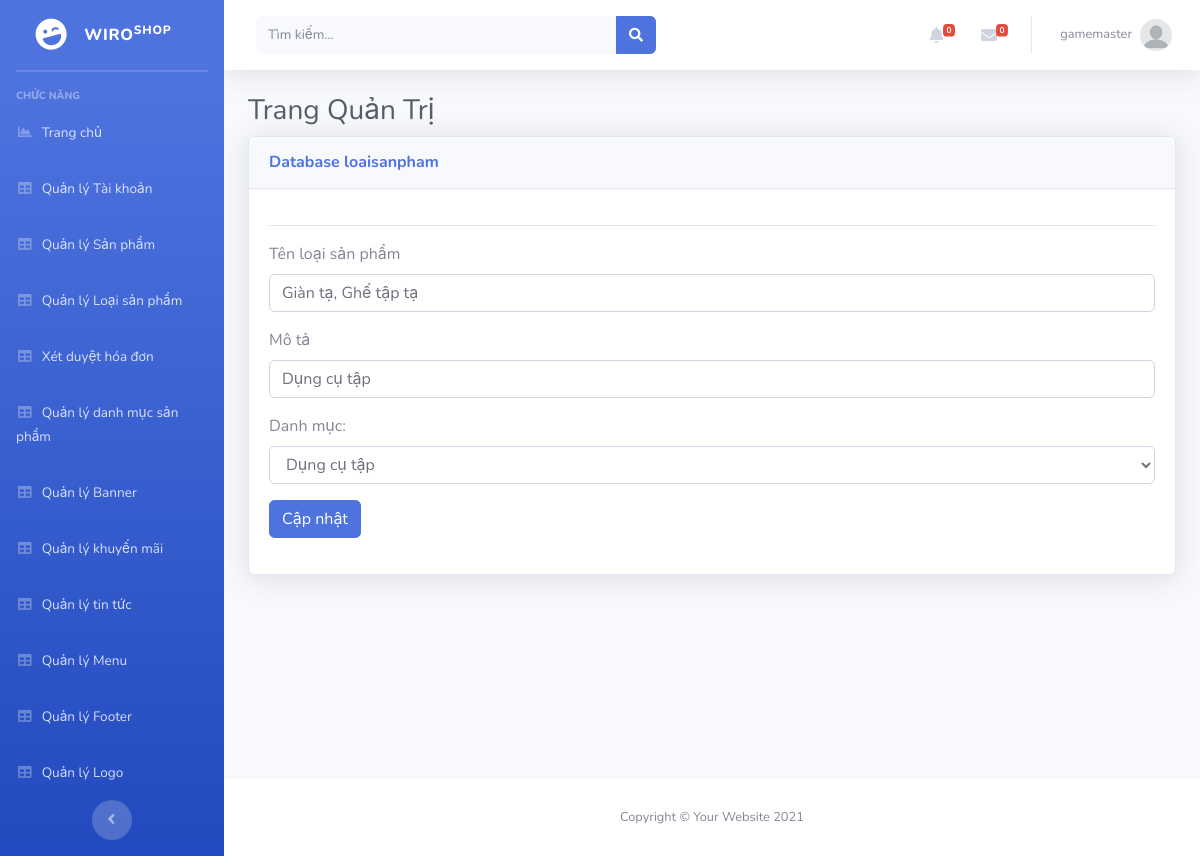
Screenshot of /Admin/index.php?mod=loaisanpham&act=edit&id=56 (signed in) with the database file from the repository.
### tables this page shows
CREATE TABLE `loaisanpham` (
  `MaLSP` int(11) NOT NULL,
  `TenLSP` varchar(70) NOT NULL,
  `HinhAnh` varchar(200) NOT NULL,
  `Mota` varchar(200) NOT NULL,
  `MaDM` int(11) NOT NULL
);

CREATE TABLE `danhmuc` (
  `MaDM` int(11) NOT NULL,
  `TenDM` varchar(255) DEFAULT NULL,
  `IconDM` varchar(30) NOT NULL
);

### Admin/MVC/controllers/LoaisanphamController.php (called while the page is built, shortened)
<?php
require_once("MVC/Models/loaisanpham.php");
class LoaisanphamController
{
	var $loaisanpham_model;
	function __construct()
	{
		$this->loaisanpham_model = new loaisanpham();
	}
	public function edit()
	{
		$id = isset($_GET['id']) ? $_GET['id'] : 5;
		$data_detail = $this->loaisanpham_model->find($id);
		$data = $this->loaisanpham_model->danhmuc();
		require_once("MVC/Views/Admin/index.php");
	}
}

### Admin/MVC/Models/connection.php (called while the page is built, shortened)
<?php
    class Connection{
        function __construct()
        {
            $severname ="localhost";
            $username ="root";
            $password ="";
            $db_name ="wiroshop";
            $this->conn = new mysqli($severname,$username,$password,$db_name);
        }
    }
?>

### Admin/MVC/Models/model.php (called while the page is built, shortened)
<?php
require_once("connection.php");
class Model
{
    var $conn;
    var $table;
    var $contens;
    function __construct()
    {
        $conn_obj = new Connection();
        $this->conn = $conn_obj->conn;
    }
    function find($id)
    {
        $query = "select * from $this->table where $this->contens = $id";
         return $this->conn->query($query)->fetch_assoc();
    }
}

### Admin/MVC/Models/loaisanpham.php (called while the page is built, shortened)
<?php
require_once("model.php");
class loaisanpham extends Model
{
    function danhmuc(){
        $query = "select * from danhmuc ";
        require("result.php");
        return $data;
    }
}

### Admin/MVC/Models/result.php (called while the page is built)
<?php
$result = $this->conn->query($query);
$data = array();
while ($row = $result->fetch_assoc()) {
    $data[] = $row;
}
?>

### Admin/MVC/Views/loaisanpham/edit.php (the view, shortened to what this page needs)
<hr>
<table class="table table-bordered" id="dataTable" width="100%" cellspacing="0">
    <form action="?mod=loaisanpham&act=update" method="POST" role="form" enctype="multipart/form-data">
        <div class="form-group">
            <label for="">Tên loại sản phẩm</label>
            <input type="text" class="form-control" id="" placeholder="" name="TenLSP" value="<?=$data_detail['TenLSP'] ?>">
        </div>
        <div class="form-group">
            <label for="">Mô tả</label>
            <input type="text" class="form-control" id="" placeholder="" name="MoTa"  value="<?=$data_detail['Mota'] ?>">
        </div>
        <div class="form-group">
            <label for="cars">Danh mục: </label>
            <select id="" name="MaDM" class="form-control">
                <?php foreach ($data as $row) { ?>
                    <option <?= ($data_detail['MaDM'] == $row['MaDM'] ) ? 'selected' : '' ?> value="<?= $row['MaDM'] ?>"> <?=$row['TenDM']?></option>
                <?php } ?>
            </select>
        </div>
        <button type="submit" class="btn btn-primary">Cập nhật</button>
    </form>
</table>

### rows the page displays
loaisanpham: TenLSP "Giàn tạ, Ghế tập tạ", MoTa "Dụng cụ tập", MaDM "Dụng cụ tập"

### other values shown
$_SESSION['login']['TaiKhoan'] "gamemaster"
$mod "loaisanpham"
